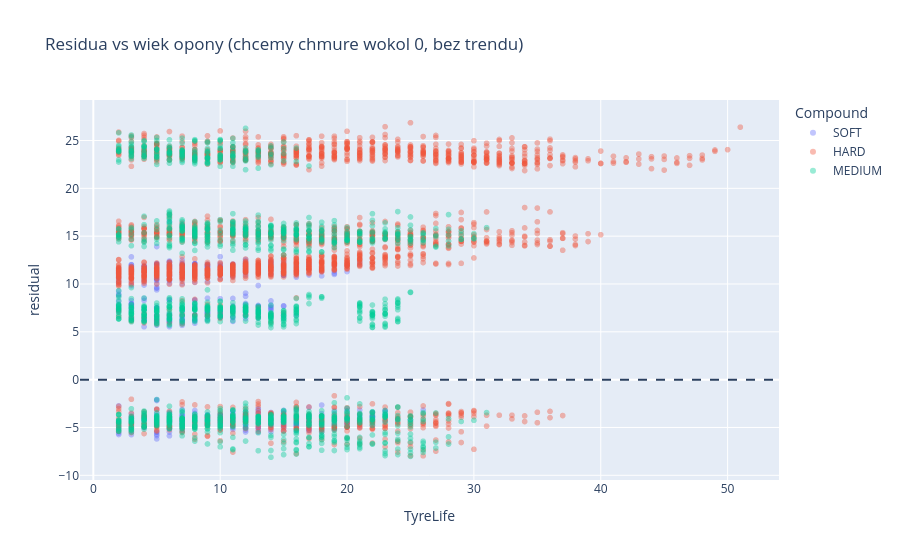

Notebook source saved alongside this figure:
### Markdown cell above
### Residua vs cechy - czy zostal jakis wzorzec?

### Code cell
fig = px.scatter(reg, x='TyreLife', y='residual', color='Compound', opacity=0.4,
                 title='Residua vs wiek opony (chcemy chmure wokol 0, bez trendu)')
fig.add_hline(y=0, line_dash='dash')
fig.show()

### Figure 1 — Plotly figure (JSON) as saved in the notebook; plotly's stock layout.template omitted (floating-point values rounded to 4 significant figures; data arrays with more than 128 entries replaced by an {"elided": "..."} marker saying what was removed)
{"data": [{"hovertemplate": "Compound=SOFT<br>TyreLife=%{x}<br>residual=%{y}<extra></extra>", "legendgroup": "SOFT", "marker": {"color": "#636efa", "opacity": 0.4, "symbol": "circle"}, "mode": "markers", "name": "SOFT", "showlegend": true, "type": "scattergl", "x": {"elided": "813 float values"}, "xaxis": "x", "y": {"elided": "813 float values"}, "yaxis": "y"}, {"hovertemplate": "Compound=HARD<br>TyreLife=%{x}<br>residual=%{y}<extra></extra>", "legendgroup": "HARD", "marker": {"color": "#EF553B", "opacity": 0.4, "symbol": "circle"}, "mode": "markers", "name": "HARD", "showlegend": true, "type": "scattergl", "x": {"elided": "2305 float values"}, "xaxis": "x", "y": {"elided": "2305 float values"}, "yaxis": "y"}, {"hovertemplate": "Compound=MEDIUM<br>TyreLife=%{x}<br>residual=%{y}<extra></extra>", "legendgroup": "MEDIUM", "marker": {"color": "#00cc96", "opacity": 0.4, "symbol": "circle"}, "mode": "markers", "name": "MEDIUM", "showlegend": true, "type": "scattergl", "x": {"elided": "1424 float values"}, "xaxis": "x", "y": {"elided": "1424 float values"}, "yaxis": "y"}], "layout": {"legend": {"title": {"text": "Compound"}, "tracegroupgap": 0}, "shapes": [{"line": {"dash": "dash"}, "type": "line", "x0": 0, "x1": 1, "xref": "x domain", "y0": 0, "y1": 0, "yref": "y"}], "title": {"text": "Residua vs wiek opony (chcemy chmure wokol 0, bez trendu)"}, "xaxis": {"anchor": "y", "domain": [0, 1], "title": {"text": "TyreLife"}}, "yaxis": {"anchor": "x", "domain": [0, 1], "title": {"text": "residual"}}}}
